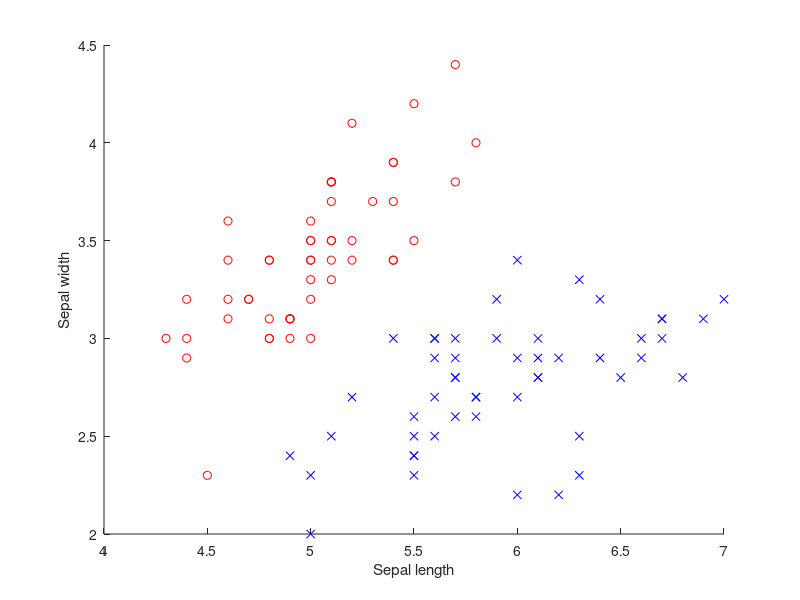

Source code (MATLAB): (Note: this script raises an error after producing the figure.)
clear all
close all

%load iris_data
load iris_data.mat

X=[x(1:100,1) x(1:100,2)];
Y=y(1,1:100)';

figure(1)
hold on
plot(X(1:50,1),X(1:50,2),'ro')
plot(X(51:100,1),X(51:100,2),'bx')

xlabel('Sepal length')
ylabel('Sepal width')

%Perceptron
n_iter=1000; %# of epoch
eta=0.1; %learning rate

w=[3;3;3]; %initial value for w

for i=1:n_iter %# of epoch
    
    for j=1:length(X)
        
        %prediction
        Yhat(j,1)=step_f(w'*[1;X(j,:)']);
        
        %update
        w=w+eta*(Y(j,1)-Yhat(j,1))*[1;X(j,:)'];       

    end    
   
end

x1=4:0.1:7;
for i=1:length(x1)
    x2(i)=-w(1)/w(3)-w(2)/w(3)*x1(i);
end

figure(1)
plot(x1,x2)






